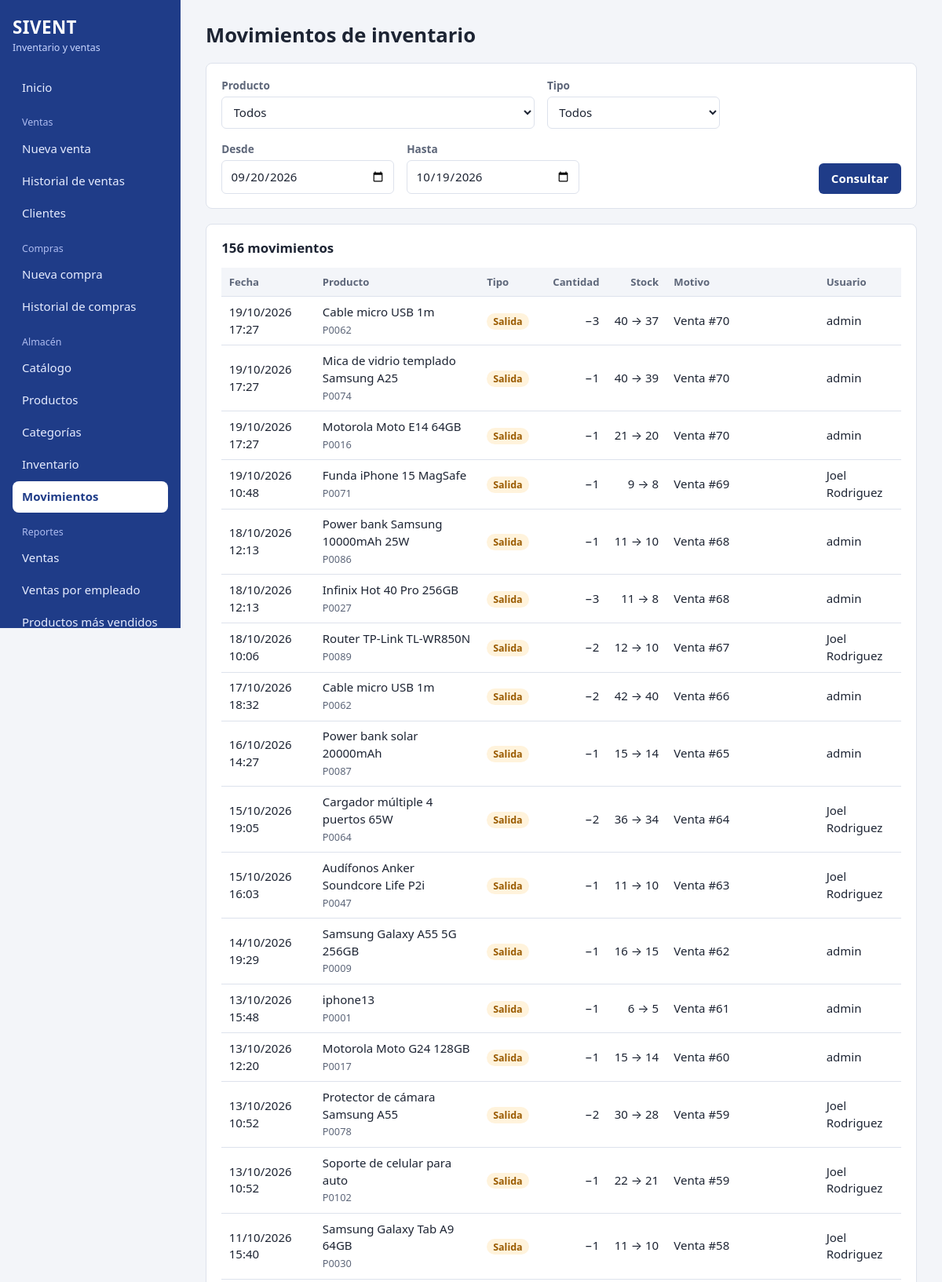
Page /inventario/movimientos (signed in, upper part) on the committed database.
### tables this page shows
CREATE TABLE movimientos_inventario(
    id INTEGER PRIMARY KEY AUTOINCREMENT,
    producto_id INTEGER NOT NULL REFERENCES productos(id),
    tipo TEXT NOT NULL CHECK(tipo IN ('ENTRADA','SALIDA','AJUSTE')),
    cantidad INTEGER NOT NULL CHECK(cantidad > 0),
    stock_anterior INTEGER NOT NULL,
    stock_resultante INTEGER NOT NULL,
    motivo TEXT NOT NULL,
    fecha TEXT NOT NULL,
    usuario_id INTEGER NOT NULL REFERENCES usuarios(id)
);

CREATE TABLE productos(
    id INTEGER PRIMARY KEY AUTOINCREMENT,
    codigo TEXT NOT NULL UNIQUE,
    nombre TEXT NOT NULL,
    descripcion TEXT NOT NULL DEFAULT '',
    precio_compra REAL NOT NULL DEFAULT 0 CHECK(precio_compra >= 0),
    precio_venta REAL NOT NULL CHECK(precio_venta >= 0),
    categoria_id INTEGER NOT NULL REFERENCES categorias(id),
    stock_min INTEGER NOT NULL DEFAULT 0 CHECK(stock_min >= 0),
    activo INTEGER NOT NULL DEFAULT 1
, imagen TEXT NOT NULL DEFAULT '');

CREATE TABLE usuarios(
    id INTEGER PRIMARY KEY AUTOINCREMENT,
    nombre_completo TEXT NOT NULL,
    usuario TEXT NOT NULL UNIQUE,
    password TEXT NOT NULL,
    rol_id INTEGER NOT NULL REFERENCES roles(id),
    activo INTEGER NOT NULL DEFAULT 1,
    creado TEXT NOT NULL DEFAULT (datetime('now','localtime'))
);

### inventario.py (the view)
@bp.route("/inventario/movimientos")
@requiere("inventario")
def movimientos():
    desde, hasta = rango_fechas(request.args, dias=30)
    tipo = request.args.get("tipo", "")
    pid = request.args.get("producto_id", "")
    donde, args = ["substr(m.fecha,1,10) BETWEEN ? AND ?"], [desde, hasta]
    if tipo in ("ENTRADA", "SALIDA", "AJUSTE"):
        donde.append("m.tipo=?"); args.append(tipo)
    if pid.isdigit():
        donde.append("m.producto_id=?"); args.append(int(pid))
    con = get_db()
    filas = con.execute(f"""
        SELECT m.*, p.codigo, p.nombre AS producto, u.nombre_completo AS usuario
        FROM movimientos_inventario m JOIN productos p ON p.id=m.producto_id JOIN usuarios u ON u.id=m.usuario_id
        WHERE {' AND '.join(donde)} ORDER BY m.id DESC LIMIT 500""", args).fetchall()
    productos = con.execute("SELECT id, codigo, nombre FROM productos WHERE activo=1 ORDER BY nombre").fetchall()
    con.close()
    return render_template("movimientos.html", filas=filas, productos=productos, desde=desde, hasta=hasta,
                           tipo=tipo, pid=pid)

### app.py (called while the page is built)
@app.template_filter("fh")
def fecha_hora(s):
    try:
        return datetime.strptime(s, "%Y-%m-%d %H:%M:%S").strftime("%d/%m/%Y %H:%M")
    except (TypeError, ValueError):
        return s or ""

@app.after_request
def cabeceras(resp):
    resp.headers.setdefault("X-Content-Type-Options", "nosniff")
    resp.headers.setdefault("X-Frame-Options", "SAMEORIGIN")
    resp.headers.setdefault("Referrer-Policy", "same-origin")
    return resp

### auth.py (called while the page is built)
def csrf_token():
    if "csrf" not in session:
        session["csrf"] = secrets.token_hex(16)
    return session["csrf"]

def requiere(*modulos):
    def deco(f):
        @wraps(f)
        def w(*a, **k):
            if g.user is None:
                if request.path.startswith("/api/"):
                    return jsonify(error="Sesión expirada. Inicie sesión de nuevo."), 401
                return redirect(url_for("login", next=request.path))
            if modulos and not any(m in g.user["permisos"] for m in modulos):
                abort(403)
            return f(*a, **k)
        return w
    return deco

### db.py (called while the page is built)
def get_db():
    con = sqlite3.connect(DB_PATH, timeout=10, isolation_level=None)
    con.row_factory = sqlite3.Row
    con.execute("PRAGMA foreign_keys = ON;")
    con.execute("PRAGMA journal_mode = WAL;")
    return con

### util.py (called while the page is built)
def rango_fechas(args, dias=30):
    hoy = date.today()
    def leer(clave, defecto):
        try:
            return datetime.strptime(args.get(clave, ""), "%Y-%m-%d").date()
        except ValueError:
            return defecto
    hasta = leer("hasta", hoy)
    desde = leer("desde", hasta - timedelta(days=dias - 1))
    if desde > hasta:
        desde, hasta = hasta, desde
    return desde.isoformat(), hasta.isoformat()

### templates/movimientos.html (shortened to what this page needs)
{% extends 'base.html' %}
{% block content %}
<h1>Movimientos de inventario</h1>
<form method="get" class="panel barra">
  <div class="campo"><label for="producto_id">Producto</label>
    <select id="producto_id" name="producto_id"><option value="">Todos</option>
      {% for p in productos %}<option value="{{ p.id }}" {{ 'selected' if pid == p.id|string }}>{{ p.codigo }} · {{ p.nombre }}</option>{% endfor %}</select></div>
  <div class="campo"><label for="tipo">Tipo</label>
    <select id="tipo" name="tipo"><option value="">Todos</option>
      {% for t, n in [('ENTRADA','Entradas'),('SALIDA','Salidas'),('AJUSTE','Ajustes')] %}<option value="{{ t }}" {{ 'selected' if tipo == t }}>{{ n }}</option>{% endfor %}</select></div>
  <div class="campo"><label for="desde">Desde</label><input id="desde" type="date" name="desde" value="{{ desde }}"></div>
  <div class="campo"><label for="hasta">Hasta</label><input id="hasta" type="date" name="hasta" value="{{ hasta }}"></div>
  <div class="acciones"><button class="btn">Consultar</button></div>
</form>
<section class="panel">
  <h2>{{ filas|length }} {{ 'movimiento' if filas|length == 1 else 'movimientos' }}</h2>
  {% if filas %}
  <div class="tabla-scroll">
  <table>
    <thead><tr><th>Fecha</th><th>Producto</th><th>Tipo</th><th class="num">Cantidad</th><th class="num">Stock</th><th>Motivo</th><th>Usuario</th></tr></thead>
    <tbody>
    {% for m in filas %}
      <tr>
        <td>{{ m.fecha|fh }}</td><td>{{ m.producto }}<br><small class="muted">{{ m.codigo }}</small></td>
        <td><span class="tag {{ {'ENTRADA':'okk','SALIDA':'bajo','AJUSTE':'neutro'}[m.tipo] }}">{{ m.tipo|capitalize }}</span></td>
        <td class="num">{% if m.tipo == 'ENTRADA' or (m.tipo == 'AJUSTE' and m.stock_resultante > m.stock_anterior) %}+{% else %}−{% endif %}{{ m.cantidad }}</td>
        <td class="num">{{ m.stock_anterior }} → {{ m.stock_resultante }}</td>
        <td>{{ m.motivo }}</td><td>{{ m.usuario }}</td>
      </tr>
    {% endfor %}
    </tbody>
  </table>
  </div>
  {% else %}<p class="vacio">No hay movimientos con esos filtros.</p>{% endif %}
</section>
{% endblock %}

### static/css/style.css (style rules this page uses)
:root { --bg: #f3f5f9; --surface: #fff; --ink: #1d2433; --muted: #5d6679; --line: #dde2ec; --azul: #1f3c88; --azul-osc: #163172; --verde: #2e7d4f; --verde-osc: #256640; --rojo: #b3261e; --ambar: #9a5b00; --ambar-bg: #fff3dc; --radio: 8px; }
* { box-sizing: border-box; }
html { font-family: "Segoe UI", system-ui, -apple-system, Roboto, sans-serif; color: var(--ink); background: var(--bg); }
body { margin: 0; font-size: 15px; line-height: 1.45; }
h1 { font-size: 1.6rem; margin: 0 0 1.1rem; }
h2 { font-size: 1.05rem; margin: 0 0 .8rem; }
.panel { background: var(--surface); border: 1px solid var(--line); border-radius: var(--radio); padding: 1.1rem 1.2rem; margin-bottom: 1.2rem; }
label { display: block; font-size: .85rem; color: var(--muted); margin: .7rem 0 .25rem; font-weight: 600; }
input, select { width: 100%; padding: .55rem .65rem; border: 1px solid var(--line); border-radius: 6px; font: inherit; color: var(--ink); background: var(--surface); }
.acciones { display: flex; gap: .6rem; flex-wrap: wrap; margin-top: 1rem; align-items: center; }
.barra { display: flex; gap: 1rem; align-items: flex-end; flex-wrap: wrap; }
.barra .campo { min-width: 220px; }
.barra label { margin-top: 0; }
.barra .acciones { margin: 0 0 0 auto; }
.btn { display: inline-block; padding: .55rem 1rem; border: 0; border-radius: 6px; background: var(--azul); color: #fff; font: inherit; font-weight: 600; cursor: pointer; text-decoration: none; text-align: center; }
.tabla-scroll { overflow-x: auto; }
table { width: 100%; border-collapse: collapse; }
th, td { padding: .55rem .6rem; text-align: left; border-bottom: 1px solid var(--line); vertical-align: middle; }
thead th { background: var(--bg); font-size: .82rem; color: var(--muted); position: sticky; top: 0; }
td.num, th.num { text-align: right; font-variant-numeric: tabular-nums; }
.tag { padding: .12rem .5rem; border-radius: 99px; font-size: .78rem; font-weight: 600; }
.tag.bajo { background: var(--ambar-bg); color: var(--ambar); }
@media (prefers-reduced-motion: no-preference) { .btn, .side nav a { transition: background .15s; } }
.muted { color: var(--muted); }
small.muted { font-size: .8rem; }
td.num, th.num { white-space: nowrap; }

### rows in the picture
movimientos_inventario: fecha|fh "19/10/2026 17:27", producto "Cable micro USB 1m", codigo "P0062", tipo "Salida", cantidad "3", stock_anterior "40", stock_resultante "37", motivo "Venta #70", usuario "admin"
movimientos_inventario: fecha|fh "19/10/2026 17:27", producto "Mica de vidrio templado Samsung A25", codigo "P0074", tipo "Salida", cantidad "1", stock_anterior "40", stock_resultante "39", motivo "Venta #70", usuario "admin"
movimientos_inventario: fecha|fh "19/10/2026 17:27", producto "Motorola Moto E14 64GB", codigo "P0016", tipo "Salida", cantidad "1", stock_anterior "21", stock_resultante "20", motivo "Venta #70", usuario "admin"
movimientos_inventario: fecha|fh "19/10/2026 10:48", producto "Funda iPhone 15 MagSafe", codigo "P0071", tipo "Salida", cantidad "1", stock_anterior "9", stock_resultante "8", motivo "Venta #69", usuario "Joel Rodriguez"
movimientos_inventario: fecha|fh "18/10/2026 12:13", producto "Power bank Samsung 10000mAh 25W", codigo "P0086", tipo "Salida", cantidad "1", stock_anterior "11", stock_resultante "10", motivo "Venta #68", usuario "admin"
movimientos_inventario: fecha|fh "18/10/2026 12:13", producto "Infinix Hot 40 Pro 256GB", codigo "P0027", tipo "Salida", cantidad "3", stock_anterior "11", stock_resultante "8", motivo "Venta #68", usuario "admin"
movimientos_inventario: fecha|fh "18/10/2026 10:06", producto "Router TP-Link TL-WR850N", codigo "P0089", tipo "Salida", cantidad "2", stock_anterior "12", stock_resultante "10", motivo "Venta #67", usuario "Joel Rodriguez"
movimientos_inventario: fecha|fh "17/10/2026 18:32", producto "Cable micro USB 1m", codigo "P0062", tipo "Salida", cantidad "2", stock_anterior "42", stock_resultante "40", motivo "Venta #66", usuario "admin"
movimientos_inventario: fecha|fh "16/10/2026 14:27", producto "Power bank solar 20000mAh", codigo "P0087", tipo "Salida", cantidad "1", stock_anterior "15", stock_resultante "14", motivo "Venta #65", usuario "admin"
movimientos_inventario: fecha|fh "15/10/2026 19:05", producto "Cargador múltiple 4 puertos 65W", codigo "P0064", tipo "Salida", cantidad "2", stock_anterior "36", stock_resultante "34", motivo "Venta #64", usuario "Joel Rodriguez"
movimientos_inventario: fecha|fh "15/10/2026 16:03", producto "Audífonos Anker Soundcore Life P2i", codigo "P0047", tipo "Salida", cantidad "1", stock_anterior "11", stock_resultante "10", motivo "Venta #63", usuario "Joel Rodriguez"
movimientos_inventario: fecha|fh "14/10/2026 19:29", producto "Samsung Galaxy A55 5G 256GB", codigo "P0009", tipo "Salida", cantidad "1", stock_anterior "16", stock_resultante "15", motivo "Venta #62", usuario "admin"
movimientos_inventario: fecha|fh "13/10/2026 15:48", producto "iphone13", codigo "P0001", tipo "Salida", cantidad "1", stock_anterior "6", stock_resultante "5", motivo "Venta #61", usuario "admin"
movimientos_inventario: fecha|fh "13/10/2026 12:20", producto "Motorola Moto G24 128GB", codigo "P0017", tipo "Salida", cantidad "1", stock_anterior "15", stock_resultante "14", motivo "Venta #60", usuario "admin"
movimientos_inventario: fecha|fh "13/10/2026 10:52", producto "Protector de cámara Samsung A55", codigo "P0078", tipo "Salida", cantidad "2", stock_anterior "30", stock_resultante "28", motivo "Venta #59", usuario "Joel Rodriguez"
movimientos_inventario: fecha|fh "13/10/2026 10:52", producto "Soporte de celular para auto", codigo "P0102", tipo "Salida", cantidad "1", stock_anterior "22", stock_resultante "21", motivo "Venta #59", usuario "Joel Rodriguez"
movimientos_inventario: fecha|fh "11/10/2026 15:40", producto "Samsung Galaxy Tab A9 64GB", codigo "P0030", tipo "Salida", cantidad "1", stock_anterior "11", stock_resultante "10", motivo "Venta #58", usuario "Joel Rodriguez"

### other values in the picture
{{ texto }} "Inicio Nueva venta Historial de ventas Clientes Nueva compra Historial de compras Catálogo Productos Categorías Inventario Movimientos Ventas Ventas por empleado Productos más vendidos"
{{ filas|length }} "156"
{{ 'movimiento' if filas|length == 1 else 'movimientos' }} "movimientos"
